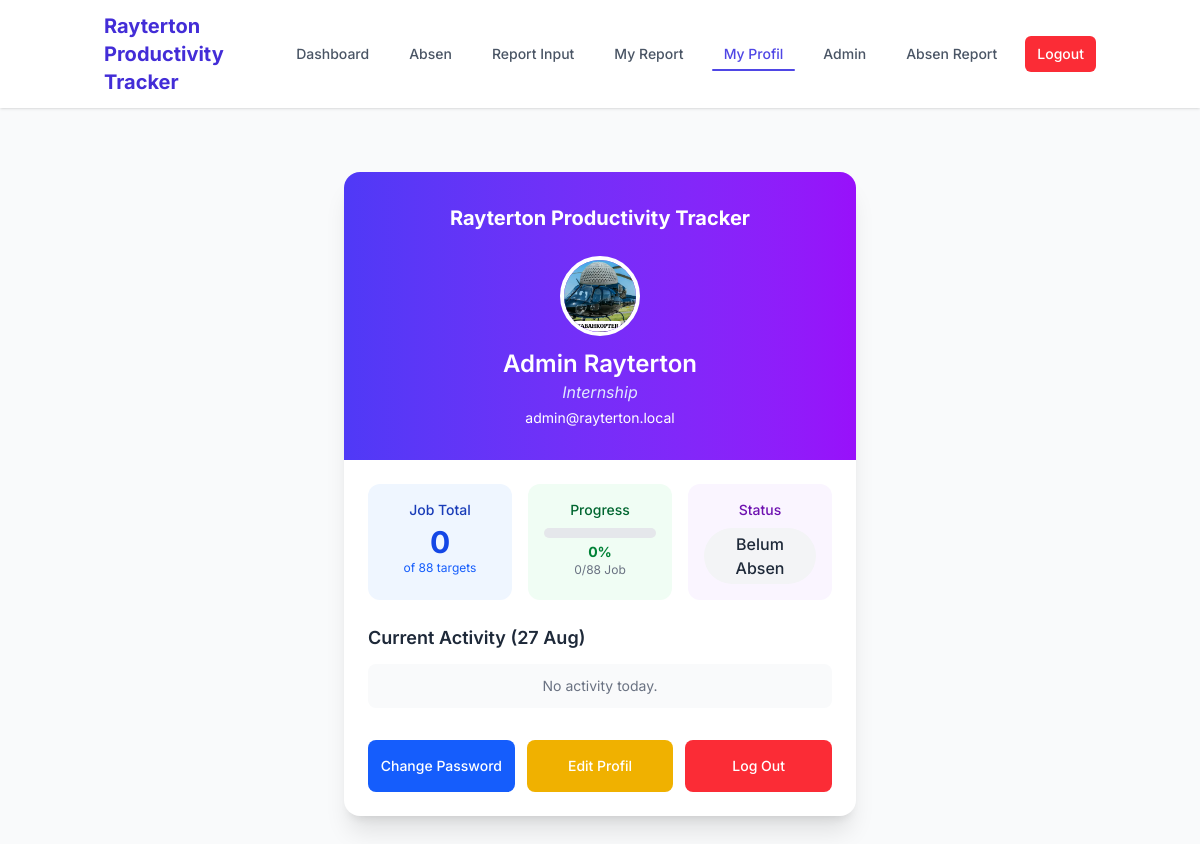
The page /profil.php (signed in) on the database its author committed.
### tables this page shows
CREATE TABLE `employees` (
  `employee_id` int(11) NOT NULL,
  `user_id` int(11) NOT NULL,
  `name` varchar(100) NOT NULL,
  `position` enum('Employe','Internship','President Director','Research and Development Manager') NOT NULL,
  `phone` varchar(20) DEFAULT NULL,
  `created_at` timestamp NOT NULL DEFAULT current_timestamp(),
  `updated_at` timestamp NOT NULL DEFAULT current_timestamp() ON UPDATE current_timestamp(),
  `workforce_id` int(11) DEFAULT NULL
);

CREATE TABLE `users` (
  `user_id` int(11) NOT NULL,
  `name` varchar(100) NOT NULL,
  `email` varchar(120) NOT NULL,
  `password_hash` varchar(255) NOT NULL,
  `role` enum('admin','staff') NOT NULL DEFAULT 'staff',
  `is_active` tinyint(1) NOT NULL DEFAULT 1,
  `created_at` timestamp NOT NULL DEFAULT current_timestamp()
);

### public/profil.php (the view, shortened to what this page needs)
<?php
require_once __DIR__ . '/../lib/db.php';
$user_id = $_SESSION['user']['user_id'] ?? 0;
$today = date('Y-m-d');
$stmt = $pdo->prepare("SELECT status FROM attendance WHERE user_id = ? AND date = ?");
$stmt->execute([$user_id, $today]);
$attendance = $stmt->fetch();
$current_status = $attendance['status'] ?? 'Belum Absen';
$badge_color = match ($current_status) {
    'Hadir' => 'bg-green-100 text-green-800',
    'Telat' => 'bg-yellow-100 text-yellow-800',
    'Izin' => 'bg-blue-100 text-blue-800',
    'Alpa' => 'bg-red-100 text-red-800',
    default => 'bg-gray-100 text-gray-800'
};
$first_day_of_month = date('Y-m-01');
$last_day_of_month = date('Y-m-t');
$stmt1 = $pdo->prepare("
    SELECT COUNT(*) as total
    FROM production_reports
    WHERE user_id = ?
      AND report_date >= ?
      AND report_date <= ?
");
$stmt1->execute([$user_id, $first_day_of_month, $last_day_of_month]);
$monthly_report = $stmt1->fetch(PDO::FETCH_ASSOC);
$total_monthly = (int)$monthly_report['total'];
$stmt2 = $pdo->prepare("
    SELECT
        pr.title,
        pr.job_type,
        pr.status,
        wf.workforce_name,
        pr.created_at
    FROM production_reports pr
    JOIN work_force wf ON pr.workforce_id = wf.workforce_id
    WHERE pr.user_id = ? AND pr.report_date = ?
    ORDER BY pr.created_at DESC
    LIMIT 5
");
$stmt2->execute([$user_id, $today]);
$recent_activities_today = $stmt2->fetchAll(PDO::FETCH_ASSOC);
$stmt3 = $pdo->prepare("
    SELECT u.email, e.name, e.position
    FROM users u
    LEFT JOIN employees e ON u.user_id = e.user_id
    WHERE u.user_id = ?
");
$stmt3->execute([$user_id]);
$user = $stmt3->fetch(PDO::FETCH_ASSOC);
$email = $user['email'] ?? '';
$name = $user['name'] ?? 'No Name';
$position = $user['position'] ?? '';
$target = 88;
$percentage = $target > 0 ? min(100, ($total_monthly / $target) * 100) : 0;
$percentage = round($percentage, 2);
include __DIR__ . '/header.php';
?>
<!DOCTYPE html>
<html lang="en">
<head>
    <link rel="stylesheet" href="css/output.css">
    <link rel="stylesheet" href="https://cdnjs.cloudflare.com/ajax/libs/font-awesome/5.15.4/css/all.min.css" />
</head>
<body class="bg-gray-50 min-h-screen">
    <main class="flex items-center justify-center p-4 pt-16 pb-24">
        <div class="bg-white rounded-2xl shadow-xl w-full max-w-lg overflow-hidden">
            <div class="bg-gradient-to-r from-indigo-600 to-purple-600 px-6 py-8 text-center">
                <h1 class="text-xl font-bold text-white mb-6">Rayterton Productivity Tracker</h1>
                <img src="/images/kabahkopter.jpg" alt="Profile Picture" class="w-20 h-20 rounded-full border-4 border-white mx-auto mb-3">
                <h2 class="text-2xl font-semibold text-white"><?php echo htmlspecialchars($name); ?></h2>
                <p class="text-indigo-100 italic"><?php echo htmlspecialchars($position); ?></p>
                <p class="text-white text-sm mt-1"><?php echo htmlspecialchars($email); ?></p>
            </div>
            <div class="p-6 space-y-6">
                <div class="grid grid-cols-1 sm:grid-cols-3 gap-4 text-center">
                    <div class="bg-blue-50 p-4 rounded-xl">
                        <p class="text-sm font-medium text-blue-800">Job Total</p>
                        <p class="text-3xl font-bold text-blue-700 mt-1"><?php echo $total_monthly; ?></p>
                        <p class="text-xs text-blue-600">of <?php echo $target; ?> targets</p>
                    </div>
                    <div class="bg-green-50 p-4 rounded-xl">
                        <p class="text-sm font-medium text-green-800">Progress</p>
                        <div class="w-full bg-gray-200 rounded-full h-2.5 mt-2 mb-1">
                        </div>
                        <p class="text-sm font-bold text-green-700"><?php echo $percentage; ?>%</p>
                        <p class="text-xs text-gray-500"><?php echo $total_monthly; ?>/<?php echo $target; ?> Job</p>
                    </div>
                    <div class="bg-purple-50 p-4 rounded-xl">
                        <p class="text-sm font-medium text-purple-800">Status</p>
                        <p class="mt-2 text-md font-medium <?php echo $badge_color; ?> px-3 py-1 rounded-full inline-block">
                            <?php echo htmlspecialchars($current_status); ?>
                        </p>
                    </div>
                </div>
                <div>
                    <h3 class="text-lg font-semibold text-gray-800 mb-3">Current Activity (<?php echo date('d M'); ?>)</h3>
                    <ul class="space-y-2">
                        <?php if (empty($recent_activities_today)): ?>
                            <li class="text-gray-500 text-sm text-center py-3 bg-gray-50 rounded-lg">No activity today.</li>
                        <?php endif; ?>
                    </ul>
                </div>
                <div class="flex flex-col sm:flex-row gap-3 pt-2 items-center">
                    <a href="change_password.php" class="flex-1 w-[208px] sm:w-[145px] py-3 sm:py-4 flex items-center justify-center bg-blue-600 text-white text-center rounded-lg hover:bg-blue-700 transition text-sm font-medium">Change Password</a>
                    <a href="edit_profil.php" class="flex-1 w-[208px]  sm:w-[145px] py-3 sm:py-4 flex items-center justify-center bg-yellow-500 text-white text-center rounded-lg hover:bg-yellow-600 transition text-sm font-medium">Edit Profil</a>
                    <a href="logout.php" class="flex-1 w-[208px]  sm:w-[145px] py-3 sm:py-4 flex items-center justify-center bg-red-500 text-white text-center rounded-lg hover:bg-red-600 transition text-sm font-medium">Log Out</a>
                </div>
            </div>
        </div>
    </main>
</body>
</html>

### public/header.php (style rules this page uses)
body { font-family: 'Inter', sans-serif; }

### rows shown on the page
employees: name "Admin Rayterton", position "Internship", user.email "admin@rayterton.local"

### other values the page prints
$total_monthly "0"
$target "88"
$percentage "0"
$current_status "Belum Absen"
